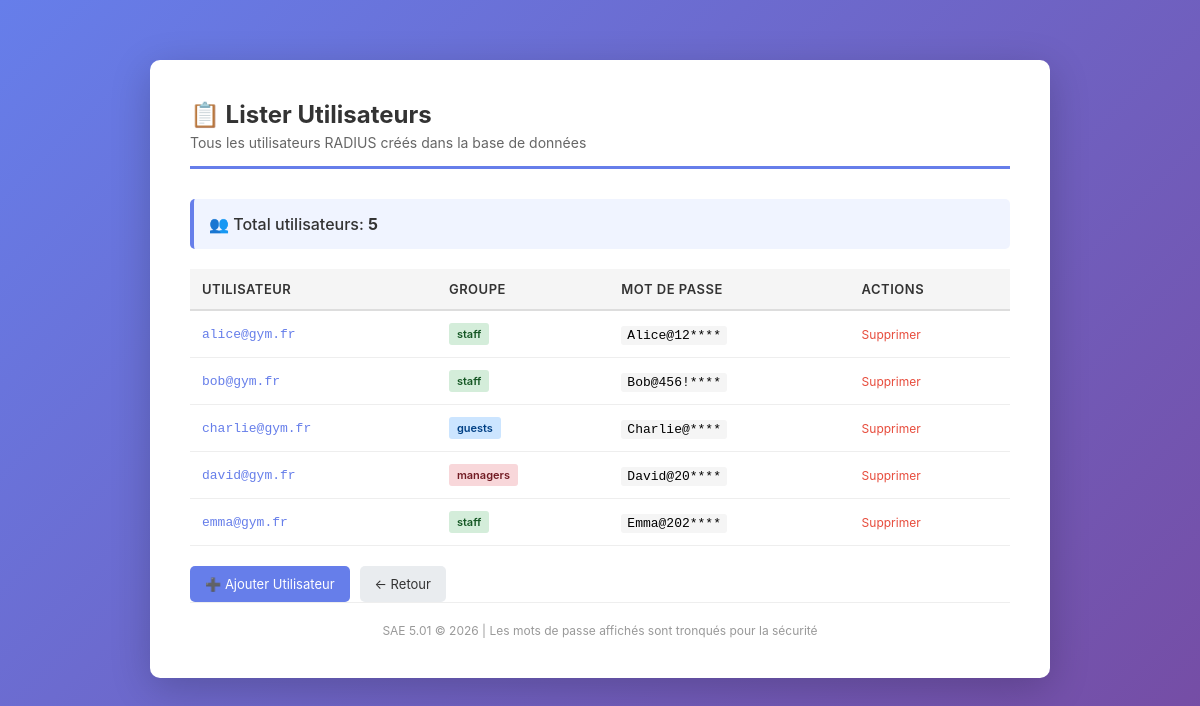
The app's page /php-admin/list_users.php with its own data.
### tables this page shows
CREATE TABLE IF NOT EXISTS radcheck (
  id int(11) unsigned NOT NULL auto_increment,
  username varchar(64) NOT NULL default '',
  attribute varchar(64) NOT NULL default '',
  op char(2) NOT NULL default ':=',
  value varchar(253) NOT NULL default '',
  PRIMARY KEY  (id),
  KEY username (username),
  KEY attribute (attribute)
);

CREATE TABLE IF NOT EXISTS radusergroup (
  username varchar(64) NOT NULL default '',
  groupname varchar(64) NOT NULL default '',
  priority int(11) NOT NULL default '1',
  KEY username (username),
  KEY groupname (groupname)
);

### php-admin/config.php (called while the page is built, shortened)
<?php
function escape_html($text) {
    return htmlspecialchars($text, ENT_QUOTES, 'UTF-8');
}
?>

### php-admin/list_users.php (the view, shortened to what this page needs)
<?php
require_once 'config.php';
$users = [];
try {
    $pdo = get_db_connection();
    $stmt = $pdo->prepare('
        SELECT
            rc.id,
            rc.username,
            rc.value as password,
            rug.groupname,
            rc.attribute
        FROM radcheck rc
        LEFT JOIN radusergroup rug ON rc.username = rug.username
        WHERE rc.attribute IN ("Cleartext-Password", "User-Password")
        ORDER BY rc.username ASC
    ');
    $stmt->execute();
    $users = $stmt->fetchAll(PDO::FETCH_ASSOC);
} catch (PDOException $e) {
    $error = 'Erreur lors de la récupération des utilisateurs: ' . $e->getMessage();
    log_error("Erreur list_users: " . $e->getMessage());
}
?>
<!DOCTYPE html>
<html lang="fr">
<head>
</head>
<body>
    <div class="container">
        <div class="header">
            <h1>📋 Lister Utilisateurs</h1>
            <p>Tous les utilisateurs RADIUS créés dans la base de données</p>
        </div>
        <div class="stats">
            <p>👥 Total utilisateurs: <strong><?php echo count($users); ?></strong></p>
        </div>
        <?php if (empty($users)): ?>
            <div class="empty">
                <div class="empty-icon">📭</div>
                <p>Aucun utilisateur créé</p>
                <p style="font-size: 12px; color: #ccc; margin-top: 10px;">
                    <a href="add_user.php" style="color: #667eea; text-decoration: none;">Ajouter le premier utilisateur</a>
                </p>
            </div>
        <?php else: ?>
            <div class="table-wrapper">
                <table>
                    <thead>
                        <tr>
                            <th>Utilisateur</th>
                            <th>Groupe</th>
                            <th>Mot de passe</th>
                            <th>Actions</th>
                        </tr>
                    </thead>
                    <tbody>
                        <?php foreach ($users as $user): ?>
                            <tr>
                                <td class="username"><?php echo escape_html($user['username']); ?></td>
                                <td>
                                    <span class="group <?php echo escape_html($user['groupname'] ?? 'staff'); ?>">
                                        <?php echo escape_html($user['groupname'] ?? 'N/A'); ?>
                                    </span>
                                </td>
                                <td>
                                    <code style="background: #f5f5f5; padding: 2px 6px; border-radius: 3px;">
                                        <?php echo escape_html(substr($user['password'], 0, 8) . '****'); ?>
                                    </code>
                                </td>
                                <td>
                                    <a href="delete_user.php?username=<?php echo urlencode($user['username']); ?>"
                                       style="color: #e74c3c; text-decoration: none; font-size: 12px;">
                                        Supprimer
                                    </a>
                                </td>
                            </tr>
                        <?php endforeach; ?>
                    </tbody>
                </table>
            </div>
        <?php endif; ?>
        <div class="button-group">
            <a href="add_user.php" class="button">➕ Ajouter Utilisateur</a>
            <a href="index.php" class="button secondary">← Retour</a>
        </div>
        <div class="footer">
            <p>SAE 5.01 © 2026 | Les mots de passe affichés sont tronqués pour la sécurité</p>
        </div>
    </div>
</body>
</html>

### php-admin/list_users.php (style rules this page uses)
* { margin: 0; padding: 0; box-sizing: border-box; }
body { font-family: -apple-system, BlinkMacSystemFont, 'Segoe UI', Roboto, sans-serif; background: linear-gradient(135deg, #667eea 0%, #764ba2 100%); min-height: 100vh; padding: 20px; }
.container { max-width: 900px; margin: 40px auto; background: white; border-radius: 10px; box-shadow: 0 10px 40px rgba(0, 0, 0, 0.2); padding: 40px; }
.header { margin-bottom: 30px; border-bottom: 3px solid #667eea; padding-bottom: 15px; }
.header h1 { color: #333; font-size: 24px; margin-bottom: 5px; }
.header p { color: #666; font-size: 14px; }
.stats { background: #f0f4ff; padding: 15px; border-radius: 5px; margin-bottom: 20px; border-left: 4px solid #667eea; }
.stats p { color: #333; font-weight: 500; }
.table-wrapper { overflow-x: auto; margin-bottom: 20px; }
table { width: 100%; border-collapse: collapse; }
thead { background: #f5f5f5; border-bottom: 2px solid #ddd; }
th { padding: 12px; text-align: left; font-weight: 600; color: #333; font-size: 13px; text-transform: uppercase; letter-spacing: 0.5px; }
td { padding: 12px; border-bottom: 1px solid #eee; font-size: 13px; }
.username { font-weight: 500; color: #667eea; font-family: monospace; }
.group { display: inline-block; padding: 4px 8px; border-radius: 3px; font-size: 11px; font-weight: 600; }
.group.staff { background: #d4edda; color: #155724; }
.group.guests { background: #cce5ff; color: #004085; }
.group.managers { background: #f8d7da; color: #721c24; }
.button-group { display: flex; gap: 10px; }
a.button { padding: 10px 15px; background: #667eea; color: white; text-decoration: none; border-radius: 5px; font-size: 13px; transition: all 0.3s ease; }
a.button.secondary { background: #e9ecef; color: #333; }
.footer { text-align: center; padding-top: 20px; border-top: 1px solid #eee; color: #999; font-size: 12px; }

### records on screen
radcheck: username "alice@gym.fr", radusergroup.groupname "staff", value "Alice@12****"
radcheck: username "bob@gym.fr", radusergroup.groupname "staff", value "Bob@456!****"
radcheck: username "charlie@gym.fr", radusergroup.groupname "guests", value "Charlie@****"
radcheck: username "david@gym.fr", radusergroup.groupname "managers", value "David@20****"
radcheck: username "emma@gym.fr", radusergroup.groupname "staff", value "Emma@202****"

### other values on screen
count($users) "5"
